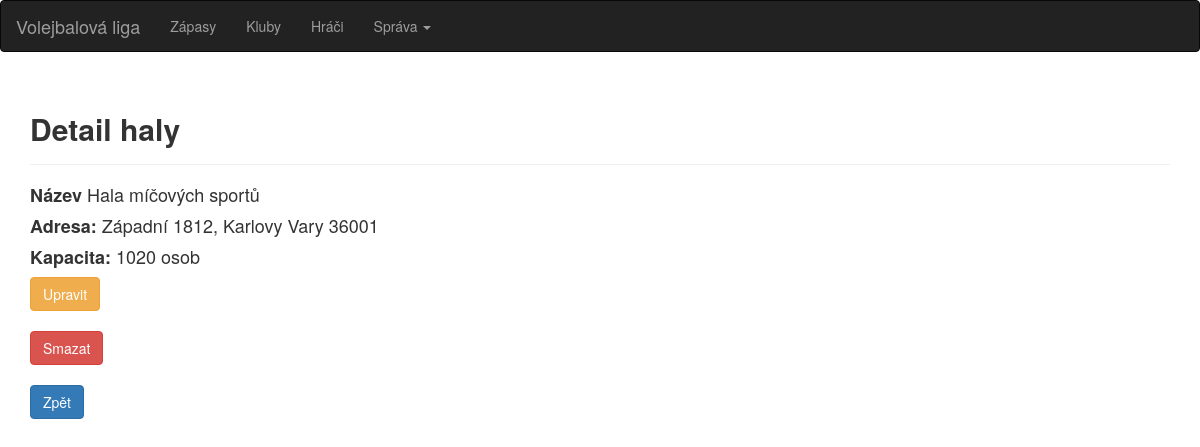
Screenshot of /hala/1/ with the database file from the repository.
### volejbal/models.py (models this page shows, shortened)
class Hala(models.Model):
    nazev = models.CharField(max_length=100)
    kapacita = models.IntegerField()
    adresa = models.ForeignKey('Adresa',on_delete=models.CASCADE)

class Adresa(models.Model):
    mesto = models.CharField(max_length=50)
    smerovaci_cislo = models.IntegerField()
    ulice = models.CharField(max_length=50)
    cislo_popisne = models.IntegerField()
    def __str__(self):
        return f'{self.ulice} {self.cislo_popisne}, {self.mesto} {self.smerovaci_cislo}'

### volejbal/views.py (the view)
# urls.py: path('hala/<int:hala_id>/',volejbal.views.hala_info, name='hala_info'),
def hala_info(request, hala_id):
    try:
        h = Hala.objects.get(id = hala_id)
    except Hala.DoesNotExist:
        raise Http404("Hala does not exist")
    return render(request, 'hala_info.html', {'hala': h})

### templates/hala_info.html (shortened to what this page needs)
{% extends "base.html" %}
{% block content %}
    <div class="container">
        <div class="page-header">
            <h2><strong>Detail haly</strong></h2>
        </div>
        <h4><strong>Název </strong>{{ hala.nazev }}</h4>
        <h4><strong>Adresa: </strong>{{ hala.adresa }}</h4>
        <h4><strong>Kapacita: </strong>{{ hala.kapacita }} osob</h4>
    <a href="{% url 'hala_edit' hala.id %}" class="btn btn-warning" role="button">Upravit</a>
    </div>
    <br>
    <div class="container">
    <form action="{% url 'hala_delete' hala.id %}" method="post">
        <input type="submit" class="btn btn-danger" role="button" value="Smazat">
        </form>
         </div>
    <br>
    <div class="container">
    <a href="{% url 'seznam_hal' %}" class="btn btn-primary" role="button">Zpět</a>
    </div>
{% endblock %}

### rows the page displays
Hala: nazev "Hala míčových sportů", adresa "Západní 1812, Karlovy Vary 36001", kapacita "1020"
